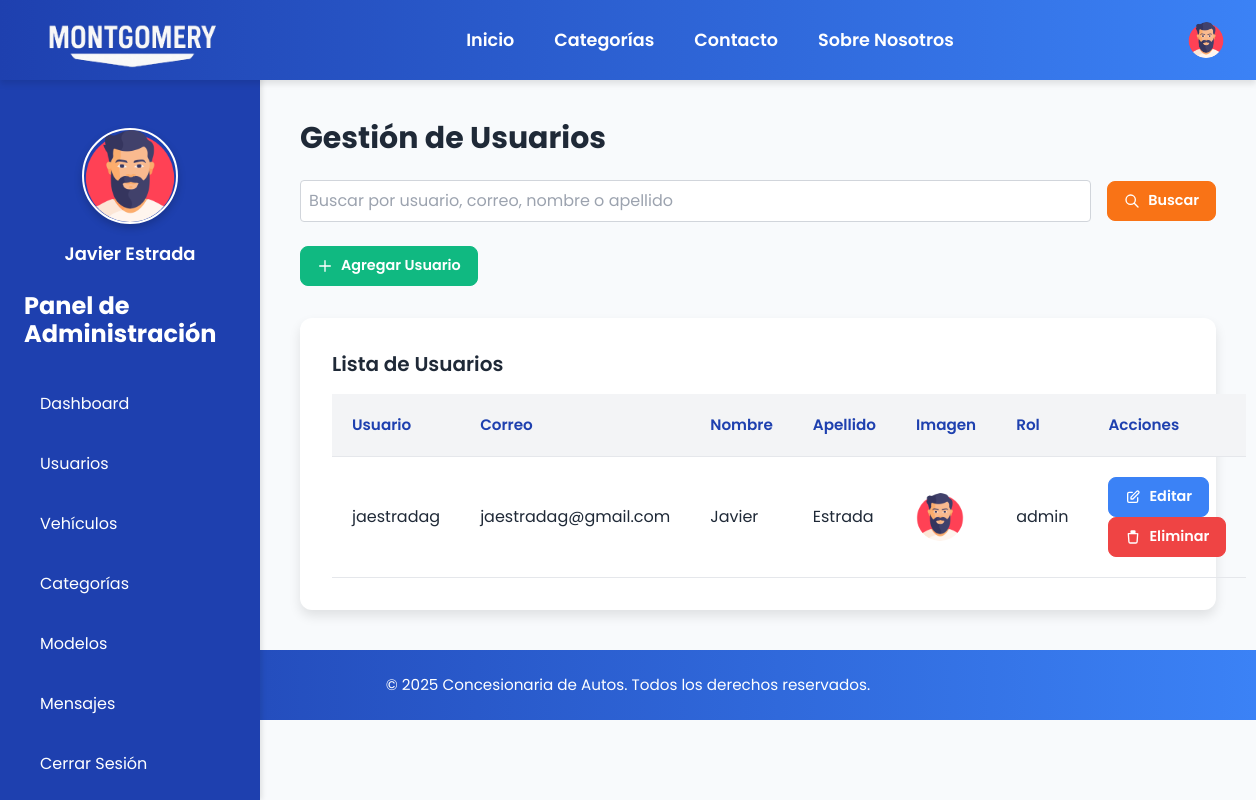
/admin/users.php (signed in), run on the app's committed database.
### tables this page shows
CREATE TABLE `users` (
  `id` int(11) NOT NULL,
  `username` varchar(50) NOT NULL,
  `email` varchar(100) NOT NULL,
  `password` varchar(255) NOT NULL,
  `first_name` varchar(50) NOT NULL,
  `last_name` varchar(50) NOT NULL,
  `image` varchar(255) DEFAULT 'default-user.png',
  `role` enum('client','admin') DEFAULT 'client',
  `created_at` timestamp NOT NULL DEFAULT current_timestamp()
);

### admin/users.php (the view, shortened to what this page needs)
<?php
include '../includes/header.php';
if ($_SERVER['REQUEST_METHOD'] === 'POST') {
    if (isset($_POST['action']) && $_POST['action'] === 'add') {
        header('Content-Type: application/json');
        $username = $_POST['username'] ?? '';
        $email = $_POST['email'] ?? '';
        $first_name = $_POST['first_name'] ?? '';
        $last_name = $_POST['last_name'] ?? '';
        $password = $_POST['password'] ?? '';
        $role = $_POST['role'] ?? 'client';
        $image = $_FILES['image']['name'] ?? 'default-user.png';
        $stmt = $pdo->prepare("SELECT COUNT(*) FROM users WHERE username = ?");
        $stmt->execute([$username]);
        if ($stmt->fetchColumn() > 0) {
            echo json_encode(['success' => false, 'error' => 'Usuario ya existe']);
            exit;
        }
        $stmt = $pdo->prepare("SELECT COUNT(*) FROM users WHERE email = ?");
        $stmt->execute([$email]);
        if ($stmt->fetchColumn() > 0) {
            echo json_encode(['success' => false, 'error' => 'Correo electrónico ya existe']);
            exit;
        }
        if ($image !== 'default-user.png' && isset($_FILES['image']['tmp_name']) && !empty($_FILES['image']['tmp_name'])) {
            $uploadDir = '../images/';
            if (!is_dir($uploadDir)) {
                mkdir($uploadDir, 0777, true);
            }
            move_uploaded_file($_FILES['image']['tmp_name'], $uploadDir . $image);
        }
        try {
            $stmt = $pdo->prepare("INSERT INTO users (username, email, password, first_name, last_name, image, role) VALUES (?, ?, ?, ?, ?, ?, ?)");
            $stmt->execute([$username, $email, password_hash($password, PASSWORD_BCRYPT), $first_name, $last_name, $image, $role]);
            echo json_encode(['success' => true]);
            exit;
        } catch (PDOException $e) {
            echo json_encode(['success' => false, 'error' => 'Error al crear el usuario: ' . $e->getMessage()]);
            exit;
        }
    } elseif (isset($_POST['search_query'])) {
        $search_query = $_POST['search_query'];
        $stmt = $pdo->prepare("SELECT * FROM users WHERE username LIKE ? OR email LIKE ? OR first_name LIKE ? OR last_name LIKE ?");
        $stmt->execute(["%$search_query%", "%$search_query%", "%$search_query%", "%$search_query%"]);
        $users = $stmt->fetchAll();
    }
} else {
    $users = $pdo->query("SELECT * FROM users")->fetchAll();
}
?>
<?php include dirname(__FILE__) . '/../includes/admin_sidebar.php'; ?>
<div class="main-content">
    <h1 class="text-3xl font-bold mb-6 text-1E40AF">Gestión de Usuarios</h1>
    <form method="POST" class="mb-6 flex items-center gap-4">
        <input type="text" name="search_query" placeholder="Buscar por usuario, correo, nombre o apellido" class="border p-2 rounded w-full">
        <button type="submit" class="btn btn-search">
            <svg fill="none" stroke="currentColor" viewBox="0 0 24 24" xmlns="http://www.w3.org/2000/svg">
                <path stroke-linecap="round" stroke-linejoin="round" stroke-width="2" d="M21 21l-6-6m2-5a7 7 0 11-14 0 7 7 0 0114 0z"></path>
            </svg>
            Buscar
        </button>
    </form>
    <button type="button" class="btn btn-add mb-8" id="open-add-user-modal">
        <svg fill="none" stroke="currentColor" viewBox="0 0 24 24" xmlns="http://www.w3.org/2000/svg">
            <path stroke-linecap="round" stroke-linejoin="round" stroke-width="2" d="M12 4v16m8-8H4"></path>
        </svg>
        Agregar Usuario
    </button>
    <div class="table-container">
        <h2 class="text-xl font-semibold mb-4 text-1E40AF">Lista de Usuarios</h2>
        <table>
            <thead>
                <tr>
                    <th>Usuario</th>
                    <th>Correo</th>
                    <th>Nombre</th>
                    <th>Apellido</th>
                    <th>Imagen</th>
                    <th>Rol</th>
                    <th>Acciones</th>
                </tr>
            </thead>
            <tbody>
                <?php foreach ($users as $user): ?>
                    <tr>
                        <td><?php echo htmlspecialchars($user['username']); ?></td>
                        <td><?php echo htmlspecialchars($user['email']); ?></td>
                        <td><?php echo htmlspecialchars($user['first_name']); ?></td>
                        <td><?php echo htmlspecialchars($user['last_name']); ?></td>
                        <td><img src="<?php echo BASE_URL; ?>images/<?php echo htmlspecialchars($user['image']); ?>" alt="Usuario" class="w-12 h-12 object-cover rounded-full"></td>
                        <td><?php echo htmlspecialchars($user['role']); ?></td>
                        <td>
                            <a href="<?php echo BASE_URL; ?>admin/edit_user.php?id=<?php echo $user['id']; ?>" class="btn btn-edit">
                                <svg fill="none" stroke="currentColor" viewBox="0 0 24 24" xmlns="http://www.w3.org/2000/svg">
                                    <path stroke-linecap="round" stroke-linejoin="round" stroke-width="2" d="M11 5H6a2 2 0 00-2 2v11a2 2 0 002 2h11a2 2 0 002-2v-5m-1.414-9.414a2 2 0 112.828 2.828L11.828 15H9v-2.828l8.586-8.586z"></path>
                                </svg>
                                Editar
                            </a>
                            <a href="<?php echo BASE_URL; ?>admin/delete_user.php?id=<?php echo $user['id']; ?>" onclick="return confirmDelete('¿Seguro que quieres eliminar este usuario?')" class="btn btn-delete">
                                <svg fill="none" stroke="currentColor" viewBox="0 0 24 24" xmlns="http://www.w3.org/2000/svg">
                                    <path stroke-linecap="round" stroke-linejoin="round" stroke-width="2" d="M19 7l-.867 12.142A2 2 0 0116.138 21H7.862a2 2 0 01-1.995-1.858L5 7m5-4h4a1 1 0 011 1v1H9V4a1 1 0 011-1zm-5 4h12"></path>
                                </svg>
                                Eliminar
                            </a>
                        </td>
                    </tr>
                <?php endforeach; ?>
            </tbody>
        </table>
    </div>
</div>
<?php include '../includes/footer.php'; ?>

### css/styles.css (style rules this page uses)
body { font-family: "Poppins", sans-serif; background-color: #f8fafc; color: #1f2937; margin: 0; }
.main-content { margin-left: 260px; padding: 2.5rem; }
.table-container { background-color: #ffffff; border-radius: 12px; padding: 2rem; box-shadow: 0 6px 12px rgba(0, 0, 0, 0.1); }
table { width: 100%; border-collapse: separate; border-spacing: 0; }
th, td { padding: 1.25rem; text-align: left; border-bottom: 1px solid #e5e7eb; }
th { background-color: #f3f4f6; font-weight: 600; color: #1e40af; font-size: 0.95rem; }
button, .button { background-color: #1e40af; color: #ffffff; padding: 0.75rem 1.5rem; border-radius: 8px; border: none; cursor: pointer; font-weight: 600; transition: all 0.3s ease; }
input, textarea, select { border: 1px solid #d1d5db; padding: 0.75rem; border-radius: 8px; width: 100%; transition: border-color 0.3s ease; }
.btn { display: inline-flex; align-items: center; gap: 0.5rem; padding: 0.5rem 1rem; border-radius: 8px; font-size: 0.9rem; font-weight: 600; transition: all 0.3s ease; cursor: pointer; text-decoration: none; }
.btn svg { width: 16px; height: 16px; }
.btn-edit { background-color: #3b82f6; color: #ffffff; border: 1px solid #3b82f6; }
.btn-delete { background-color: #ef4444; color: #ffffff; border: 1px solid #ef4444; }
.btn-add { background-color: #10b981; color: #ffffff; border: 1px solid #10b981; }
.btn-search { background-color: #f97316; color: #ffffff; border: 1px solid #f97316; }

### data on the page
users: username "jaestradag", email "jaestradag@gmail.com", first_name "Javier", last_name "Estrada", image (picture), role "admin"

### other printed values
$_SESSION['first_name'] . ' ' . $_SESSION['last_name'] "Javier Estrada"
